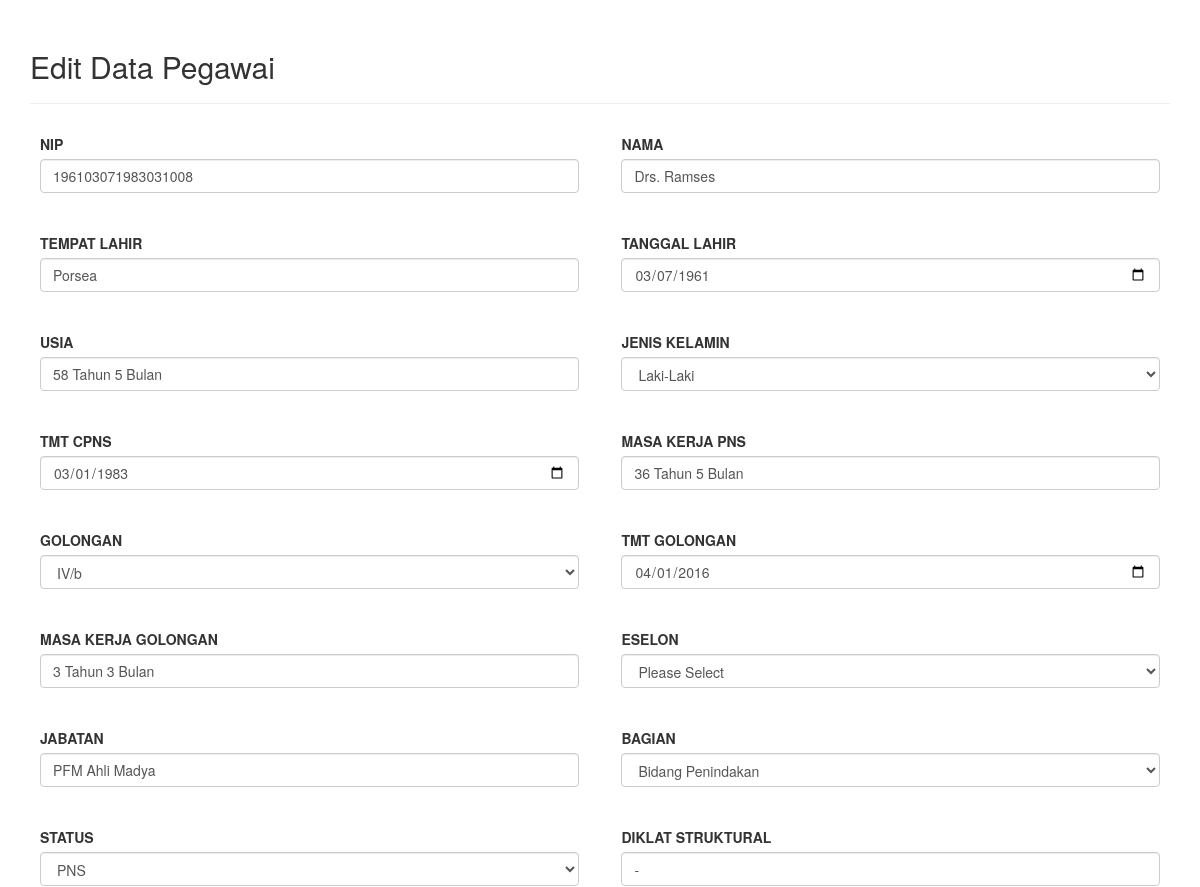
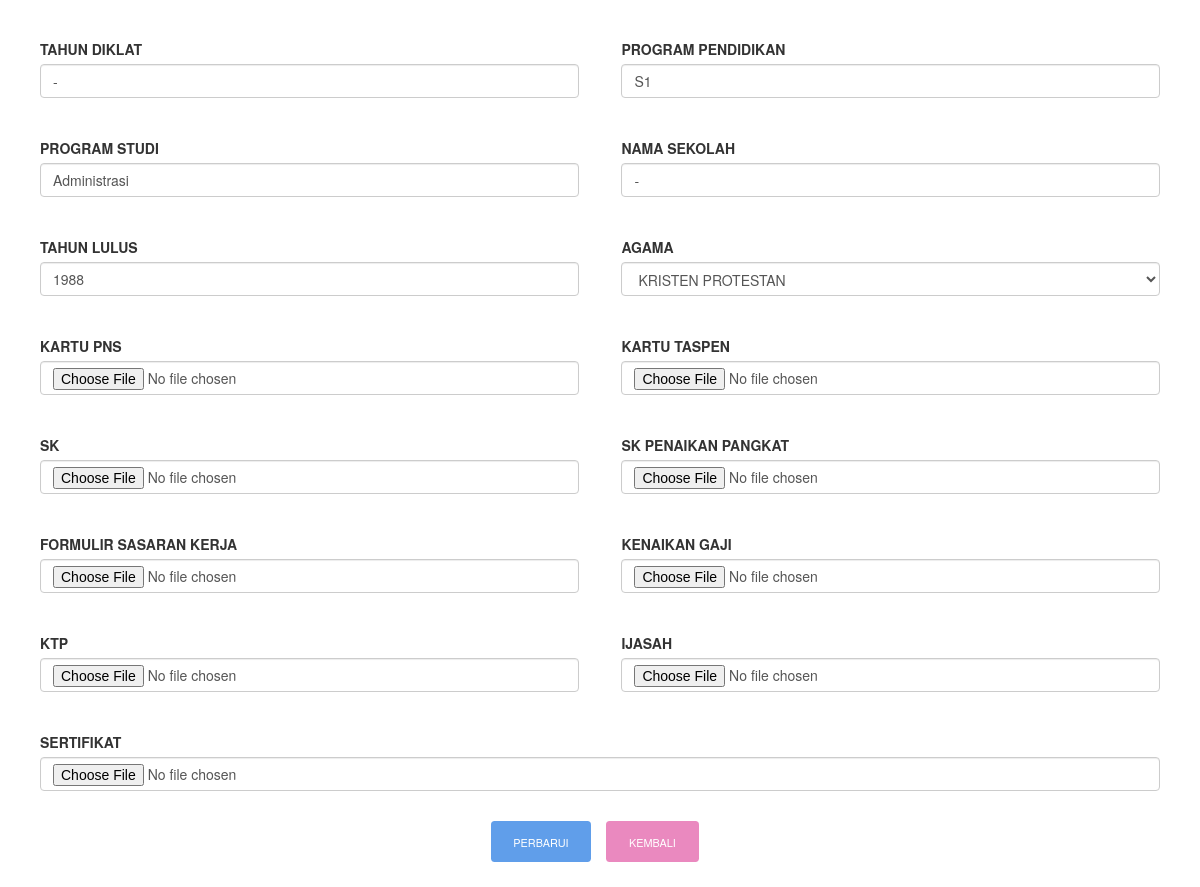
Page /tabel/update.php?nip=196103071983031008 on the committed database (2 pictures, top to bottom).
### tables this page shows
CREATE TABLE `mahasiswa` (
  `nip` varchar(20) NOT NULL,
  `nama` varchar(50) NOT NULL,
  `tela` varchar(250) NOT NULL,
  `tala` varchar(150) NOT NULL,
  `usia` varchar(250) NOT NULL,
  `jenkel` varchar(250) NOT NULL,
  `tmtcpns` varchar(150) NOT NULL,
  `mkp` varchar(250) NOT NULL,
  `golongan` varchar(30) NOT NULL,
  `tmtgol` varchar(150) NOT NULL,
  `mkg` varchar(250) NOT NULL,
  `eselon` varchar(250) NOT NULL,
  `jabatan` varchar(250) NOT NULL,
  `bagian` varchar(250) NOT NULL,
  `status` varchar(250) NOT NULL,
  `dikstruk` varchar(250) NOT NULL,
  `tadi` varchar(250) NOT NULL,
  `propen` varchar(250) NOT NULL,
  `prodi` varchar(250) NOT NULL,
  `nase` varchar(250) NOT NULL,
  `talu` varchar(250) NOT NULL,
  `agama` varchar(250) NOT NULL,
  `file1` varchar(200) NOT NULL,
  `file2` varchar(200) NOT NULL,
  `file3` varchar(200) NOT NULL,
  `file4` varchar(200) NOT NULL,
  `file5` varchar(200) NOT NULL,
  `file6` varchar(200) NOT NULL,
  `file7` varchar(200) NOT NULL,
  `file8` varchar(200) NOT NULL,
  `file9` varchar(200) NOT NULL,
  `file10` varchar(200) NOT NULL,
  PRIMARY KEY (`nip`),
  KEY `nip` (`nip`)
);

### tabel/update.php (the view, shortened to what this page needs)
<?php
    require '../konek.php';
    $nip = null;
    if(!empty($_GET['nip']))
    {
        $nip = $_GET['nip'];
    }
	if ( !empty($_POST))
    {
        $nip		= $_POST['nip'];
        $nama		= $_POST['nama'];
        $tela    	= $_POST['tela'];
        $tala 		= $_POST['tala'];
        $usia  		= $_POST['usia'];
        $jenkel  	= $_POST['jenkel'];
        $tmtcpns 	= $_POST['tmtcpns'];
        $mkp		= $_POST['mkp'];
        $golongan   = $_POST['golongan'];
        $tmtgol 	= $_POST['tmtgol'];
        $mkg  		= $_POST['mkg'];
        $eselon  	= $_POST['eselon'];
        $jabatan 	= $_POST['jabatan'];
        $bagian		= $_POST['bagian'];
        $status    	= $_POST['status'];
        $dikstruk 	= $_POST['dikstruk'];
        $tadi  		= $_POST['tadi'];
        $propen  	= $_POST['propen'];
        $prodi 		= $_POST['prodi'];
        $nase		= $_POST['nase'];
        $talu    	= $_POST['talu'];
        $agama 		= $_POST['agama'];
        $file1 		= $_FILES['file1']['name'];
        $file2 		= $_FILES['file2']['name'];
        $file3 		= $_FILES['file3']['name'];
        $file4 		= $_FILES['file4']['name'];
        $file5 		= $_FILES['file5']['name'];
        $file6 		= $_FILES['file6']['name'];
        $file7 		= $_FILES['file7']['name'];
        $file8 		= $_FILES['file8']['name'];
        $file9 		= $_FILES['file9']['name'];
    if (strlen($file1)>0) {
        if (is_uploaded_file($_FILES['file1']['tmp_name'])) {
            move_uploaded_file ($_FILES['file1']['tmp_name'], "../datascan/KARTU_PNS/".$file1);
            mysqli_query ($konek,"UPDATE mahasiswa SET file1='$file1' WHERE nip='$nip'");
        }
		    }
    if (strlen($file2)>0) {
        if (is_uploaded_file($_FILES['file2']['tmp_name'])) {
            move_uploaded_file ($_FILES['file2']['tmp_name'], "../datascan/KARTU_TASPEN/".$file2);
            mysqli_query ($konek,"UPDATE mahasiswa SET file2='$file2' WHERE nip='$nip'");
        }
		    }
    if (strlen($file3)>0) {
        if (is_uploaded_file($_FILES['file3']['tmp_name'])) {
            move_uploaded_file ($_FILES['file3']['tmp_name'], "../datascan/SK/".$file3);
            mysqli_query ($konek,"UPDATE mahasiswa SET file3='$file3' WHERE nip='$nip'");
        }
		    }
    if (strlen($file4)>0) {
        if (is_uploaded_file($_FILES['file4']['tmp_name'])) {
            move_uploaded_file ($_FILES['file4']['tmp_name'], "../datascan/SK_PENAIKAN_PANGKAT/".$file4);
            mysqli_query ($konek,"UPDATE mahasiswa SET file4='$file4' WHERE nip='$nip'");
        }
		    }
    if (strlen($file5)>0) {
        if (is_uploaded_file($_FILES['file5']['tmp_name'])) {
            move_uploaded_file ($_FILES['file5']['tmp_name'], "../datascan/FORMULIR_SASARAN_KERJA/".$file5);
            mysqli_query ($konek,"UPDATE mahasiswa SET file5='$file5' WHERE nip='$nip'");
        }
		    }
    if (strlen($file6)>0) {
        if (is_uploaded_file($_FILES['file6']['tmp_name'])) {
            move_uploaded_file ($_FILES['file6']['tmp_name'], "../datascan/KENAIKAN_GAJI/".$file6);
            mysqli_query ($konek,"UPDATE mahasiswa SET file6='$file6' WHERE nip='$nip'");
        }
		    }
    if (strlen($file7)>0) {
        if (is_uploaded_file($_FILES['file7']['tmp_name'])) {
            move_uploaded_file ($_FILES['file7']['tmp_name'], "../datascan/KTP/".$file7);
            mysqli_query ($konek,"UPDATE mahasiswa SET file7='$file7' WHERE nip='$nip'");
        }
		    }
    if (strlen($file8)>0) {
        if (is_uploaded_file($_FILES['file8']['tmp_name'])) {
            move_uploaded_file ($_FILES['file8']['tmp_name'], "../datascan/IJASAH/".$file8);
            mysqli_query ($konek,"UPDATE mahasiswa SET file8='$file8' WHERE nip='$nip'");
        }
		    }
    if (strlen($file9)>0) {
        if (is_uploaded_file($_FILES['file9']['tmp_name'])) {
            move_uploaded_file ($_FILES['file9']['tmp_name'], "../datascan/SERTIFIKAT/".$file9);
            mysqli_query ($konek,"UPDATE mahasiswa SET file9='$file9' WHERE nip='$nip'");
        }
    }
        $query = "Update mahasiswa set nama='$nama',tela='$tela',tala='$tala',usia='$usia' ,jenkel='$jenkel' ,tmtcpns='$tmtcpns' ,mkp='$mkp',
		golongan='$golongan' ,tmtgol='$tmtgol' ,mkg='$mkg' ,eselon='$eselon',jabatan='$jabatan',bagian='$bagian' ,status='$status' ,
		dikstruk='$dikstruk' ,tadi='$tadi', propen='$propen' ,prodi='$prodi',nase='$nase',talu='$talu' ,agama='$agama' where nip='$nip'";
	   mysqli_query($konek,$query);
	   header("Location: index.php");
    }
	else
	{
		$query = "SELECT * FROM mahasiswa where nip = $nip";
		$res    = mysqli_query($konek,$query);
		$data	= mysqli_fetch_array($res);
        $nip  		= $data['nip'];
        $nama    	= $data['nama'];
        $tela 		= $data['tela'];
		$tala  		= $data['tala'];
        $usia  		= $data['usia'];
        $jenkel    	= $data['jenkel'];
        $tmtcpns  	= $data['tmtcpns'];
        $mkp    	= $data['mkp'];
        $golongan 	= $data['golongan'];
		$tmtgol  	= $data['tmtgol'];
        $mkg  		= $data['mkg'];
        $jabatan  	= $data['jabatan'];
        $bagian    	= $data['bagian'];
        $status 	= $data['status'];
		$dikstruk  	= $data['dikstruk'];
        $tadi  		= $data['tadi'];
        $propen    	= $data['propen'];
        $prodi  	= $data['prodi'];
        $nase    	= $data['nase'];
        $talu 		= $data['talu'];
		$agama  	= $data['agama'];
	}
?>
<!DOCTYPE html>
<html lang="en">
<head>
	<link rel="stylesheet" href="../assets/css/abc.css">
	<link rel="stylesheet" href="../assets/css/bootstrap.min.css">
	<link rel="stylesheet" href="../assets/css/tombol.css">
</head>
<body>
	<div class="container" style="margin-top:20px">
		<h2>Edit Data Pegawai</h2>
		<hr>
        <form method="POST" action="update.php"  enctype="multipart/form-data">
			<p>
				<label for="inputnip">NIP</label>
				<input type="text" class="form-control" required="required" id="inputnip" value="<?php echo !empty($nip)?$nip:'';?>" name="nip" placeholder="NIP">
			</p>
			<p>
				<label for="inputnama">NAMA</label>
				<input type="text" class="form-control" required="required" id="inputnama" value="<?php echo !empty($nama)?$nama:'';?>" name="nama" placeholder="Nama">
			</p>
			<p>
				<label for="inputtela">TEMPAT LAHIR</label>
				<input type="text" class="form-control" required="required" id="inputtela" value="<?php echo !empty($tela)?$tela:'';?>" name="tela" placeholder="">
			</p>
			<p>
				<label for="inputtala">TANGGAL LAHIR</label>
				<input type="date" class="form-control" required="required" id="inputtala" value="<?php echo !empty($tala)?$tala:'';?>" name="tala" placeholder="">
			</p>
			<p>
				<label for="inputusia">USIA</label>
				<input type="text" required="required" class="form-control" id="inputusia" value="<?php echo !empty($usia)?$usia:'';?>"
				 name="usia" placeholder="Age">
			</p>
			<p>
				<label for="inputjenkel">JENIS KELAMIN</label>
				<select class="form-control" required="required" id="inputjenkel" name="jenkel" >
				<option value="Laki-Laki" 	<?php echo $jenkel == 'Laki-Laki'?'selected':'';?>>Laki-Laki</option>
				</select>
			</p>
			<p>
				<label for="inputtmtcpns">TMT CPNS</label>
				<input type="date" class="form-control" required="required" id="inputtmtcpns" value="<?php echo !empty($tmtcpns)?$tmtcpns:'';?>" name="tmtcpns" placeholder="">
			</p>
			<p>
				<label for="inputmkp">MASA KERJA PNS</label>
				<input type="text" class="form-control" required="required" id="inputmkp" value="<?php echo !empty($mkp)?$mkp:'';?>" name="mkp" placeholder="">
			</p>
			<p>
				<label for="inputgolongan">GOLONGAN</label>
				<select class="form-control" required="required" id="inputgolongan" name="golongan" >
						<option value="IV/b" 	<?php echo $golongan == 'IV/b'?'selected':'';?>>IV/b</option>
				</select>
			</p>
			<p>
				<label for="inputtmtgol">TMT GOLONGAN</label>
				<input type="date" class="form-control" required="required" id="inputtmtgol" value="<?php echo !empty($tmtgol)?$tmtgol:'';?>" name="tmtgol" placeholder="">
			</p>
			<p>
				<label for="inputmkg">MASA KERJA GOLONGAN</label>
				<input type="text" class="form-control" required="required" id="inputmkg" value="<?php echo !empty($mkg)?$mkg:'';?>" name="mkg" placeholder="">
			</p>
			<p>
				<label for="inputeselon">ESELON</label>
				<select class="form-control" required="required" id="inputeselon" name="eselon" >
				<option>Please Select</option>
				</select>
			</p>
			<p>
				<label for="inputjabatan">JABATAN</label>
				<input type="text" class="form-control" required="required" id="inputjabatan" value="<?php echo !empty($jabatan)?$jabatan:'';?>" name="jabatan" placeholder="">
			</p>
			<p>
				<label for="inputbagian">BAGIAN</label>
				<select class="form-control" required="required" id="inputbagian" name="bagian" >
						<option value="Bidang Penindakan"			<?php echo $bagian == 'Bidang Penindakan'?'selected':'';?>>Bidang Penindakan</option>
				</select>
			</p>
			<p>
				<label for="inputstatus">STATUS</label>
				<select class="form-control" required="required" id="inputstatus" name="status" >
				<option value="PNS" 	<?php echo $status == 'PNS'?'selected':'';?>>PNS</option>
				</select>
			</p>
			<p>
				<label for="inputdikstruk">DIKLAT STRUKTURAL</label>
				<input type="text" class="form-control" required="required" id="inputdikstruk" value="<?php echo !empty($dikstruk)?$dikstruk:'';?>" name="dikstruk" placeholder="">
			</p>
			<p>
				<label for="inputtadi">TAHUN DIKLAT</label>
				<input type="text" class="form-control" required="required" id="inputtadi" value="<?php echo !empty($tadi)?$tadi:'';?>" name="tadi" placeholder="">
			</p>
			<p>
				<label for="inputpropen">PROGRAM PENDIDIKAN</label>
				<input type="text" class="form-control" required="required" id="inputpropen" value="<?php echo !empty($propen)?$propen:'';?>" name="propen" placeholder="">
			</p>
			<p>
				<label for="inputprodi">PROGRAM STUDI</label>
				<input type="text" class="form-control" required="required" id="inputprodi" value="<?php echo !empty($prodi)?$prodi:'';?>" name="prodi" placeholder="">
			</p>
			<p>
				<label for="inputnase">NAMA SEKOLAH</label>
				<input type="text" class="form-control" required="required" id="inputnase" value="<?php echo !empty($nase)?$nase:'';?>" name="nase" placeholder="">
			</p>
			<p>
				<label for="inputtalu">TAHUN LULUS</label>
				<input type="text" class="form-control" required="required" id="inputtalu" value="<?php echo !empty($talu)?$talu:'';?>" name="talu" placeholder="">
			</p>
			<p>
				<label for="inputagama">AGAMA</label>
				<select class="form-control" required="required" id="inputagama" name="agama" >
				<option value="KRISTEN PROTESTAN" 	<?php echo $agama == 'KRISTEN PROTESTAN'?'selected':'';?>>	KRISTEN PROTESTAN</option>
				</select>
			</p>
			<p>
				<label>KARTU PNS</label>
				<input type="file" class="form-control" name="file1">
			</p>
			<p>
				<label>KARTU TASPEN</label>
				<input type="file" class="form-control" name="file2">
			</p>
			<p>
				<label>SK</label>
				<input type="file" class="form-control" name="file3">
			</p>
			<p>
				<label>SK PENAIKAN PANGKAT</label>
				<input type="file" class="form-control" name="file4">
			</p>
			<p>
				<label>FORMULIR SASARAN KERJA</label>
				<input type="file" class="form-control" name="file5" >
			</p>
			<p>
				<label>KENAIKAN GAJI</label>
				<input type="file" class="form-control" name="file6" >
			</p>
			<p>
				<label>KTP</label>
				<input type="file" class="form-control" name="file7">
			</p>
			<p>
				<label>IJASAH</label>
				<input type="file" class="form-control" name="file8">
			</p>
			<p>
				<label>SERTIFIKAT</label>
				<input type="file" class="form-control" name="file9">
			</p>
			<div class="form-actions"><center><center>
					<input type="submit" name="submit" class="btn button blue" value="PERBARUI">
					<a href="../tabel/index.php" class="btn button pink">KEMBALI</a>
				</center>
				</div>
			</div>
</body>
</html>

### assets/css/abc.css (style rules this page uses)
* { box-sizing: border-box; }
form p { padding: 10px; float: left; width: 49%; }
form p:not(:nth-child(2n)) { margin-right: 2%; }
form p:nth-last-child(2) { clear: both; width: 100%; }
body { padding: 1rem; }
form label { display: block; }
button, input, textarea { padding: 1em; }
input, textarea { border: 1px solid #000; }

### assets/css/tombol.css (style rules this page uses)
.button,input.button { position: relative; display: inline-block; margin-right: 1em; margin-bottom: 1.34em; padding: 1em 2em; border-bottom: none; -webkit-border-radius: 0.333em; -moz-border-radius: 0.333em; border-radius: 0.333em; background-color: rgba(84,87,102,1); color: #FFFFFF!important; text-decoration: none!important; text-transform: uppercase; font-size: 0.778em!important; line-height: 1.714em!important; cursor: pointer; }
.button,input.button { -webkit-transition: background-color 0.3s linear,color 0.3s linear; -moz-transition: background-color 0.3s linear,color 0.3s linear; transition: background-color 0.3s linear,color 0.3s linear; }
.button.pink,input.button.pink { background-color: rgba(234,137,191,1); }
.button.blue,input.button.blue { background-color: rgba(96,158,234,1); }

### rows in the picture
mahasiswa: nip "196103071983031008", nama "Drs. Ramses", tela "Porsea", tala "03/07/1961", usia "58 Tahun 5 Bulan", jenkel "Laki-Laki", tmtcpns "03/01/1983", mkp "36 Tahun 5 Bulan", golongan "IV/b", tmtgol "04/01/2016", mkg "3 Tahun 3 Bulan", jabatan "PFM Ahli Madya", bagian "Bidang Penindakan", status "PNS", dikstruk "-", tadi "-", propen "S1", prodi "Administrasi", nase "-", talu "1988", agama "KRISTEN PROTESTAN"
